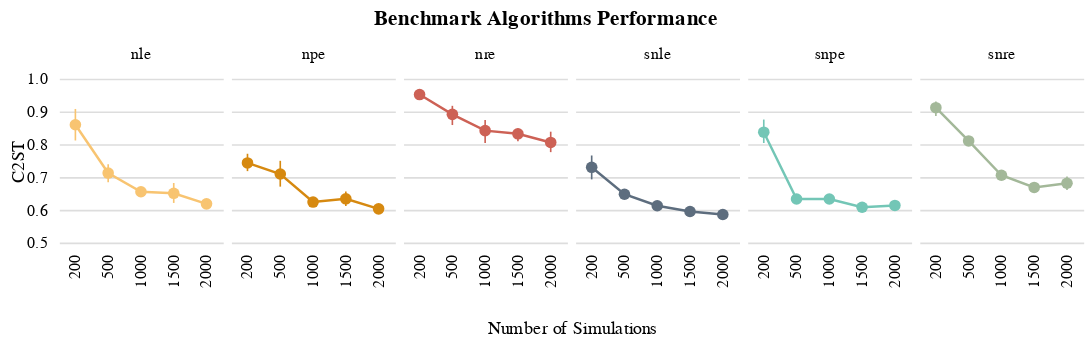

The cell this chart's notebook holds for it:
### Code cell
chart

### Figure 1 — Vega-Lite specification as saved in the notebook (floating-point values rounded to 4 significant figures; data arrays with more than 128 entries replaced by an {"elided": "..."} marker saying what was removed)
{"config": {"view": {"strokeWidth": 0, "continuousHeight": 100, "discreteHeight": 100, "continuousWidth": 100, "discreteWidth": 100}, "axis": {"labelFontWeight": "normal", "titleFontWeight": "normal", "grid": false}, "header": {"labelFontWeight": "normal", "titleFontWeight": "normal", "labelOrient": "top", "titleOrient": "bottom"}, "legend": {"labelFontWeight": "normal", "titleFontWeight": "normal"}, "axisX": {"grid": false, "labelAngle": 270, "domain": false, "domainWidth": 0, "ticks": true, "tickWidth": 0, "minExtent": 0}, "axisY": {"domain": false, "domainWidth": 0, "ticks": true, "tickWidth": 0, "grid": true, "titlePadding": 0, "tickCount": 6.0}, "line": {"size": 1.5}, "point": {"size": 50}, "title": {"anchor": "middle", "dx": 0, "offset": 10, "orient": "top"}}, "data": {"name": "data-bc91c3680efaf476c7e493bdb7402823"}, "facet": {"column": {"field": "algorithm", "header": {"labels": true}, "sort": null, "title": "Number of Simulations", "type": "nominal"}}, "spec": {"layer": [{"mark": "line", "encoding": {"color": {"field": "algorithm", "legend": null, "scale": {"domain": [" snpe", " npe", " snre", " nre", " snle", " nle"], "range": ["#73c6b6", "#d68910", "#a3b899", "#cd6155", "#5d6d7e", "#f8c471"]}, "type": "nominal"}, "x": {"field": "num_simulations", "title": "", "type": "ordinal"}, "y": {"aggregate": "mean", "axis": {"title": "C2ST"}, "field": "C2ST", "scale": {"domain": [0.5, 1.0], "zero": false}, "type": "quantitative"}}}, {"mark": {"type": "point", "filled": true}, "encoding": {"color": {"field": "algorithm", "legend": null, "scale": {"domain": [" snpe", " npe", " snre", " nre", " snle", " nle"], "range": ["#73c6b6", "#d68910", "#a3b899", "#cd6155", "#5d6d7e", "#f8c471"]}, "type": "nominal"}, "x": {"field": "num_simulations", "title": "", "type": "ordinal"}, "y": {"aggregate": "mean", "axis": {"title": "C2ST"}, "field": "C2ST", "scale": {"domain": [0.5, 1.0], "zero": false}, "type": "quantitative"}}}, {"mark": {"type": "errorbar", "extent": "ci"}, "encoding": {"color": {"field": "algorithm", "legend": null, "scale": {"domain": [" snpe", " npe", " snre", " nre", " snle", " nle"], "range": ["#73c6b6", "#d68910", "#a3b899", "#cd6155", "#5d6d7e", "#f8c471"]}, "type": "nominal"}, "x": {"field": "num_simulations", "title": "", "type": "ordinal"}, "y": {"axis": {"title": "C2ST"}, "field": "C2ST", "scale": {"domain": [0.5, 1.0], "zero": false}, "type": "quantitative"}}}]}, "resolve": {"scale": {"x": "independent"}}, "spacing": 5, "title": {"text": ["Benchmark Algorithms Performance"]}, "$schema": "https://vega.github.io/schema/vega-lite/v4.17.0.json", "datasets": {"data-bc91c3680efaf476c7e493bdb7402823": {"elided": "150 records"}}}
